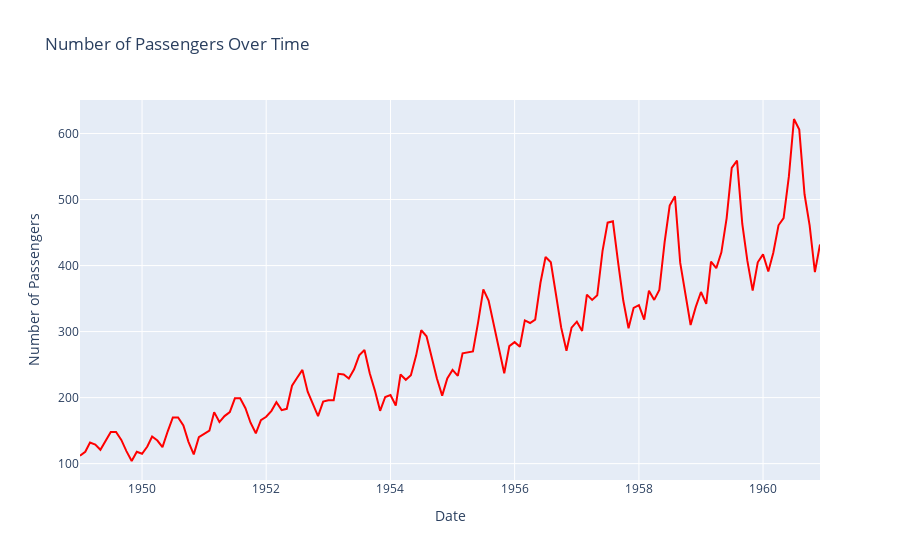

Source (notebook cell):
### Code cell
# plot the data using sns
sns.set(rc={'figure.figsize':(15, 5)}) # set the figure size
sns.lineplot(x = "Date", y = "Number of Passengers",  data = df)
# set the labels
plt.xlabel("Date")
plt.ylabel("Number of Passengers")
plt.title("Number of Passengers Over Time")
#rotate x-axis ticks
plt.xticks(rotation=90, fontsize=6)

# make same plot using plotly
%pip install plotly
import plotly.express as px
fig = px.line(df, x="Date", y="Number of Passengers", title='Number of Passengers Over Time')
# change color of line
fig.update_traces(line_color='red')
fig.show()

### Figure 1 — Plotly figure (JSON) as saved in the notebook; plotly's stock layout.template omitted (floating-point values rounded to 4 significant figures; data arrays with more than 128 entries replaced by an {"elided": "..."} marker saying what was removed)
{"data": [{"hovertemplate": "Date=%{x}<br>Number of Passengers=%{y}<extra></extra>", "legendgroup": "", "line": {"color": "red", "dash": "solid"}, "marker": {"symbol": "circle"}, "mode": "lines", "name": "", "orientation": "v", "showlegend": false, "type": "scatter", "x": {"elided": "144 str values"}, "xaxis": "x", "y": {"elided": "144 int values"}, "yaxis": "y"}], "layout": {"legend": {"tracegroupgap": 0}, "title": {"text": "Number of Passengers Over Time"}, "xaxis": {"anchor": "y", "domain": [0, 1], "title": {"text": "Date"}}, "yaxis": {"anchor": "x", "domain": [0, 1], "title": {"text": "Number of Passengers"}}}}
